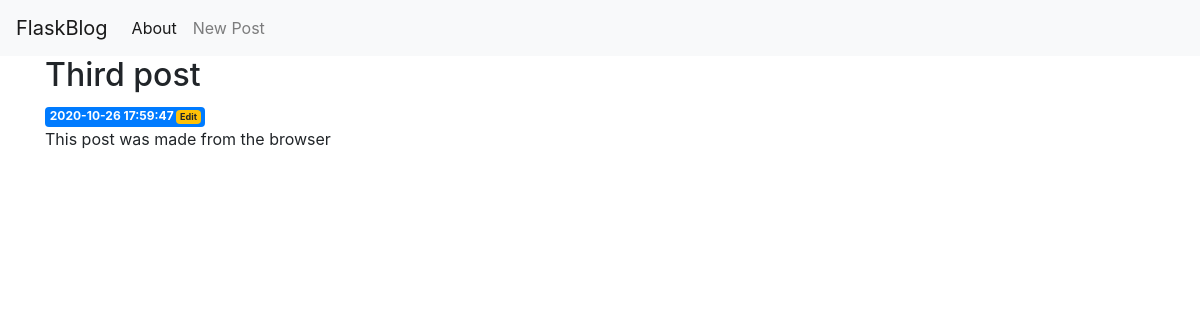
Page /3 on the committed database.
### tables this page shows
CREATE TABLE posts (
    id INTEGER PRIMARY KEY AUTOINCREMENT,
    created TIMESTAMP NOT NULL DEFAULT CURRENT_TIMESTAMP,
    title TEXT NOT NULL,
    content TEXT NOT NULL
);

### app.py (the view)
@app.route('/<int:post_id>')
def post(post_id):
	post = get_post(post_id)
	return render_template('post.html', post=post)

### app.py (called while the page is built)
def get_db_connection():
	conn = sqlite3.connect('database.db')
	conn.row_factory = sqlite3.Row
	return conn

def get_post(post_id):
    conn = get_db_connection()
    post = conn.execute('SELECT * FROM posts WHERE id = ?',
                        (post_id,)).fetchone()
    conn.close()
    if post is None:
        abort(404)
    return post

### templates/post.html
{% extends 'base.html' %}
{% block content %}
    <h2>{% block title %} {{ post['title'] }} {% endblock %}</h2>
    <span class="badge badge-primary">
    	{{ post['created'] }}
    	<a href="{{ url_for('edit', id=post['id']) }}">
            <span class="badge badge-warning">Edit</span>
        </a>
    </span>
    <p>{{ post['content'] }}</p>
{% endblock %}

### rows in the picture
posts: title "Third post", created "2020-10-26 17:59:47", content "This post was made from the browser"
